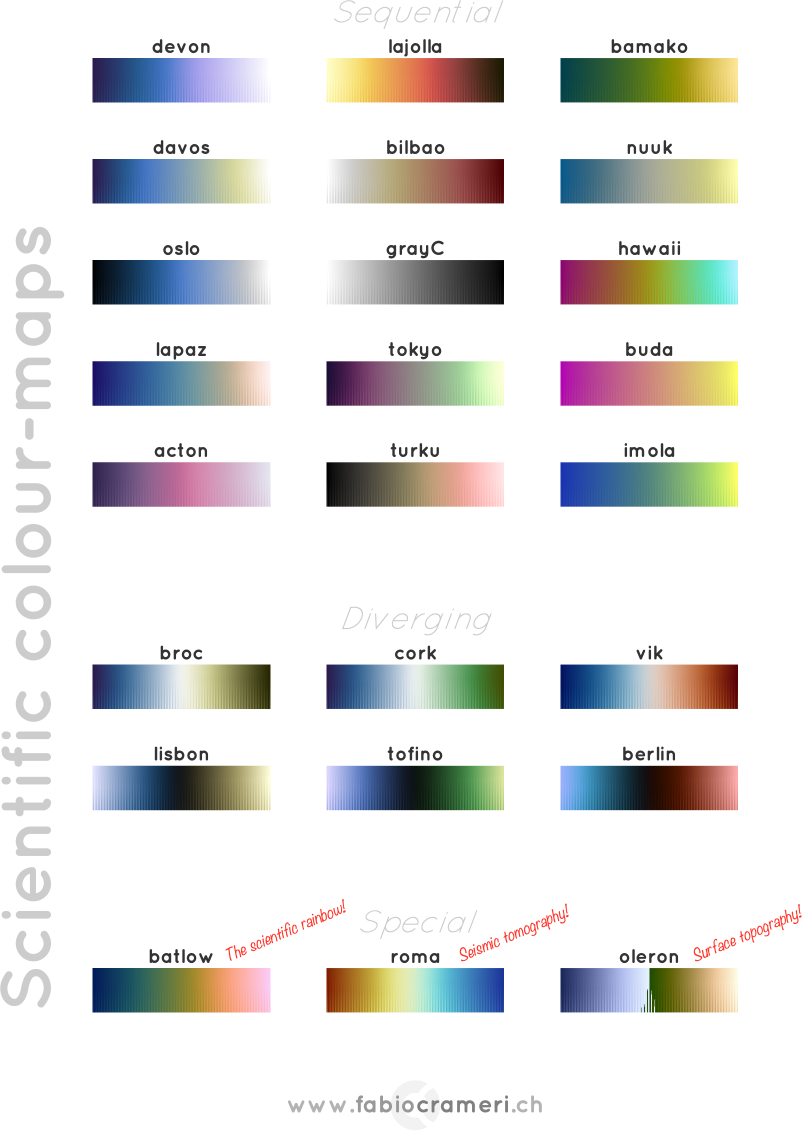
#> input picture src/util/ScientificColourMaps5/+ScientificColourMaps_FabioCrameri.png, 1604 x 2261 px (shown at 1/2 size)
$ python -i preparation.py   (imports and definitions only)   (older library calls are emulated)
#> lines starting #> are read from the running program, lines starting #| are printed output that depends on the picture
#> further down, picture is the input picture: shape (2261, 1604, 3); mean B, G, R 225.6, 226.7, 227
import os
import time
# from memory_profiler import profile
from math import floor
import numpy as np
from pathlib import Path, PurePath
from imageio import volread, volwrite, get_reader
from skimage.util import img_as_uint, img_as_float
from skimage.transform import rescale
from skimage.filters import sobel, threshold_otsu, threshold_mean
from skimage.segmentation import random_walker
# TODO Try felzenszwalb edge filter (https://scikit-image.org/docs/dev/auto_examples/segmentation/plot_segmentations.html#sphx-glr-auto-examples-segmentation-plot-segmentations-py)
# TODO Try Canny edge filter (https://scikit-image.org/docs/dev/auto_examples/segmentation/plot_metrics.html#sphx-glr-auto-examples-segmentation-plot-metrics-py)
from skimage.exposure import rescale_intensity
from skimage.measure import label, regionprops
from skimage.morphology import (opening, flood_fill, square, disk, dilation,
                                erosion, closing, diamond)
import cv2

# Constants
FL_16BIT_MAX = 2 ** 16 - 1  # Maximum intensity value of a 16-bit pixel: 65535
MASK_TYPES = ['Otsu_global', 'Mean', 'Random_walk', 'best_ever', 'Bkgd_thresh']
MASK_STRICT_MAX = 9

# TODO move "reduce_stack" from test_Map setUps to a preparation as a new
# function


# [444 lines left out: functions open_signal, open_stack, crop_stack, reduce_stack, mask_generate, mask_apply, not called in this run]


def get_gradient(im):
    # Calculate the x and y gradients using a Sobel operator
    grad_x = cv2.Sobel(im, cv2.CV_32F, 1, 0, ksize=5)
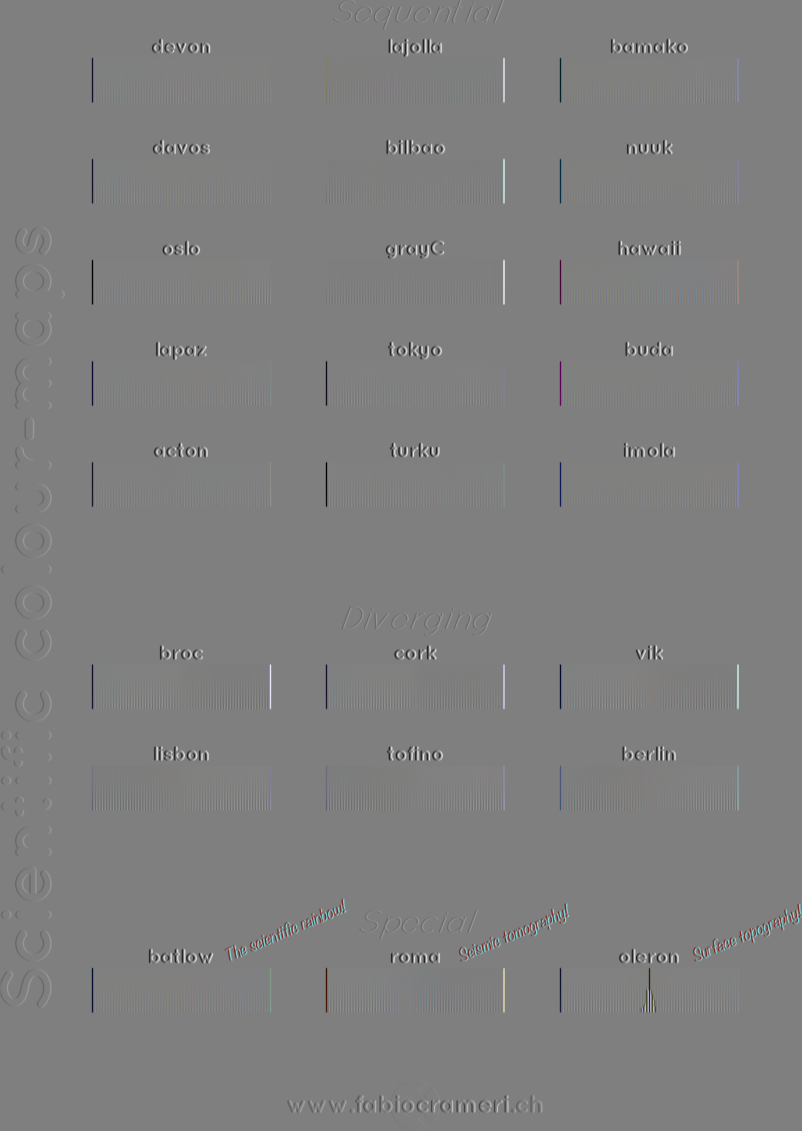
#> grad_x: shape (2261, 1604, 3) float32 (shown at 1/2 size); mean B, G, R 0, 0, 0; drawn with min black and max white
    grad_y = cv2.Sobel(im, cv2.CV_32F, 0, 1, ksize=5)
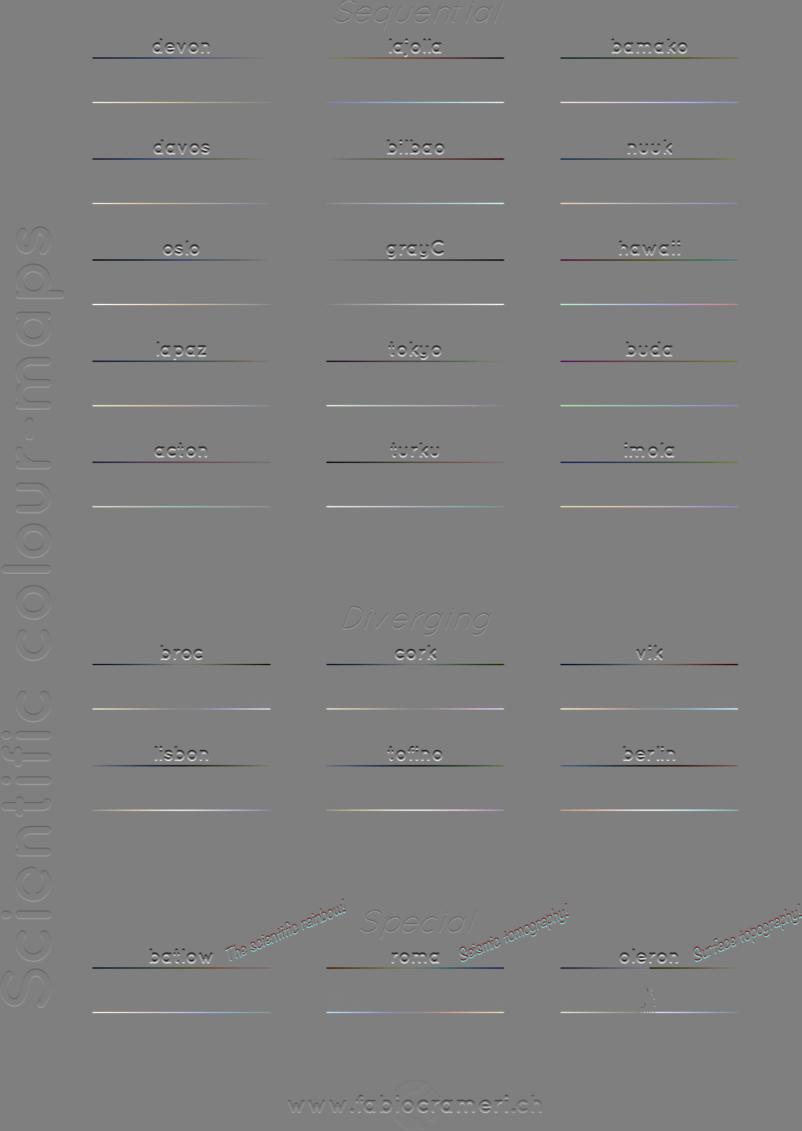
#> grad_y: shape (2261, 1604, 3) float32 (shown at 1/2 size); mean B, G, R 0, 0, 0; drawn with min black and max white

    # Combine the two gradients
    grad = cv2.addWeighted(np.absolute(grad_x), 0.5, np.absolute(grad_y), 0.5, 0)
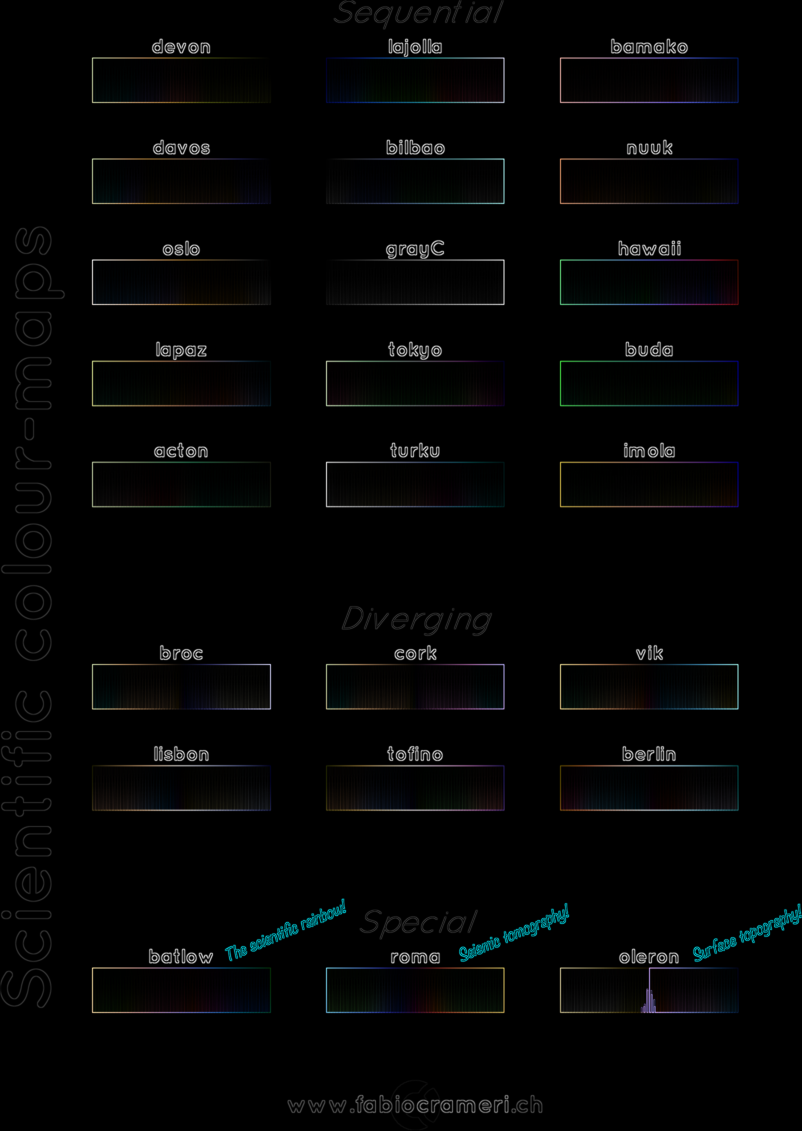
#> grad: shape (2261, 1604, 3) float32 (shown at 1/2 size); mean B, G, R 152.5, 152.5, 137.7; drawn with min black and max white
    return grad


# [76 lines left out: function align_stacks, not called in this run]

>>> import cv2
>>> picture = cv2.imread('ScientificColourMaps5/+ScientificColourMaps_FabioCrameri.png')
>>> result = get_gradient(picture)
